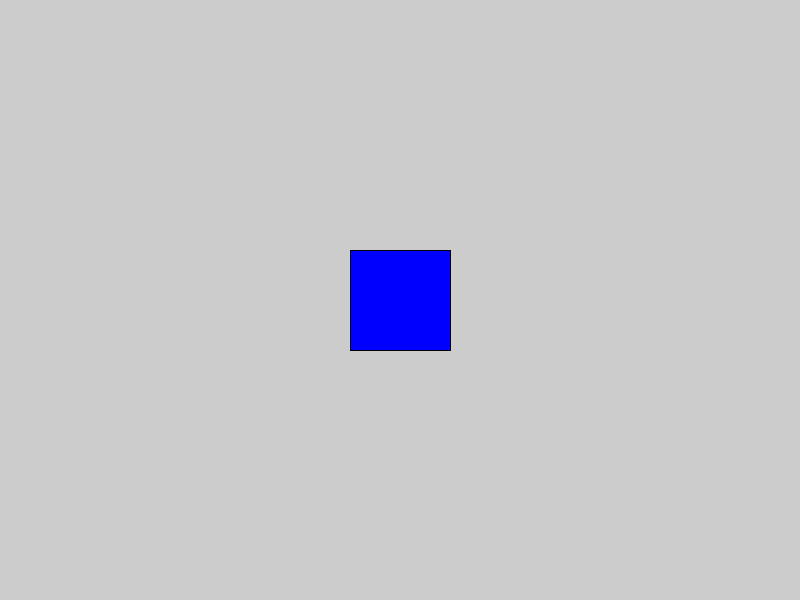
Frame 1 (no input)
Frame 60 (the mouse pressed at the canvas centre just before this capture): identical to frame 1, image omitted
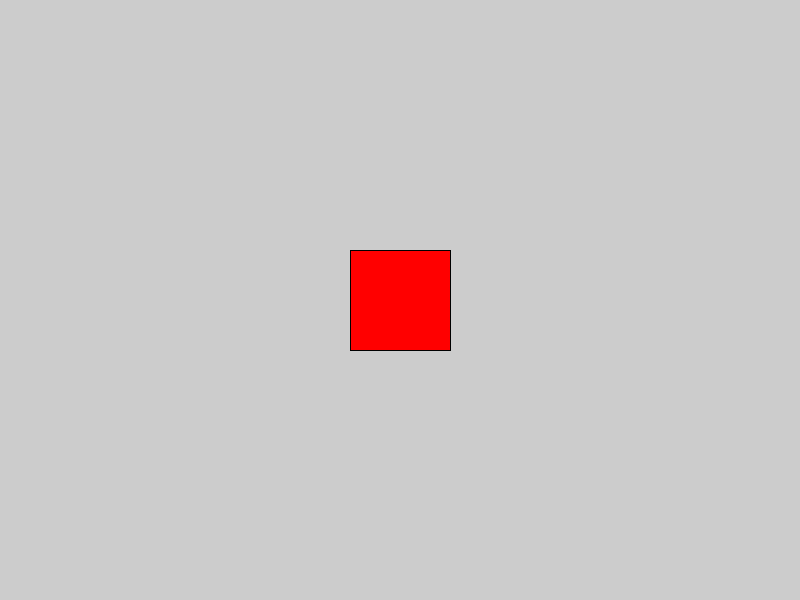
Frame 120 (the mouse held since frame 60 and released just before this capture)

The Processing sketch that drew these frames (run headless with seeded random() and noise(); from frame 60 on, the mouse is pressed at the canvas centre):

// Processing sketch: sketch_23
// ── sketch_23.pde

Rectangle blue_rect;

void setup()
{
  size(800,600);
  
  blue_rect = new Rectangle();
  blue_rect.x = 400;
  blue_rect.y = 300;
  blue_rect.width = 100;
  blue_rect.height = 100;
  blue_rect.fill = color(0,0,255);
}

void draw()
{
  if(blue_rect.containsPoint(mouseX,mouseY))
  {
    blue_rect.fill = color(255,0,0);
  }else{
    blue_rect.fill = color(0,0,255);
  }
  blue_rect.draw();
}
// ── Rectangle.pde
class Rectangle
{
  float x;
  float y;
  float width;
  float height;
  color fill;
  
  void draw()
  {
    fill(fill);
    rect(x-width/2, y-height/2, width, height);
  }
  
  Boolean containsPoint(float test_x, float test_y)
  {
    if(test_x > x-width/2 && test_x < x+width/2 && test_y > y-height/2 && test_y < y+height/2)
    {
      return true;
    }
    
    return false;
  }
}
